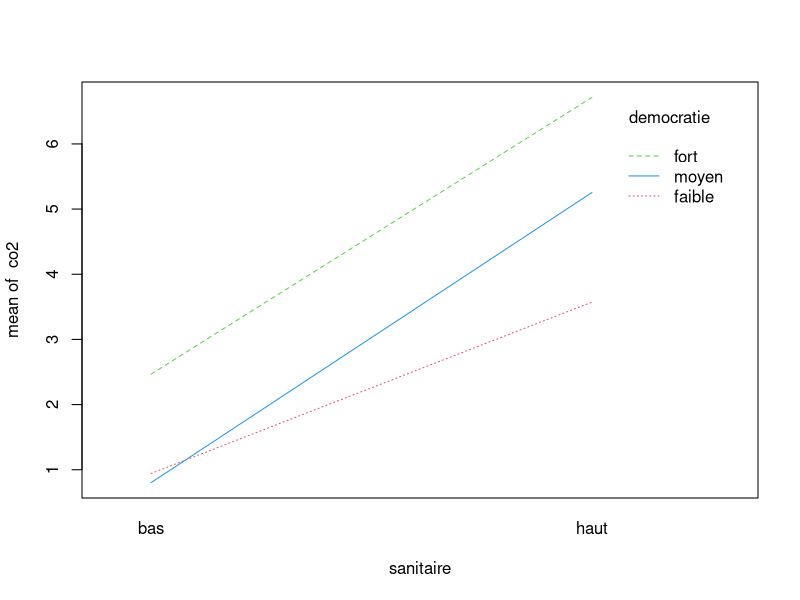

Reproduce this figure in R.
## ---- chunk 1
knitr::opts_chunk$set(echo = TRUE)
## ---- chunk 2
rm(list=ls())
## ---- chunk 3
goodlife <- read.csv("./good_life.txt", sep = "\t", header = TRUE, dec = ",")
continent <- goodlife$continent
region <- goodlife$region_monde
pays <- goodlife$pays
co2 <- goodlife$CO2
eau <- goodlife$eau
sanitaire <- as.factor(goodlife$sanitaire)
democratie <- as.factor(goodlife$democratie)
## ---- chunk 4
num_sanitaire <- as.numeric(sanitaire)
num_democratie <- as.numeric(democratie)
tab <- table(num_sanitaire,num_democratie)
chisq.test(tab)
## ---- chunk 5
chisq.test(tab)$expected
## ---- chunk 6
fisher.test(tab)
## ---- chunk 7
xtabs(~ sanitaire + democratie)
## ---- chunk 8
interaction.plot(sanitaire, democratie, co2, col = 2:4)
## ---- chunk 9
lm1 <- lm(co2 ~ democratie + sanitaire + (democratie:sanitaire) )
anova(lm1)
## ---- chunk 10
lm1b <- lm(co2~democratie+sanitaire)
summary(lm1b)
## ---- chunk 11
lm2 <- lm(co2~sanitaire+democratie + sanitaire:democratie)
summary(lm2)
## ---- chunk 12
sqrt((192.755 - 6.786)/2) #sigma_democratie
sqrt((313.522 - 6.786)/3) #sigma_sanitaire
sqrt(6.786) #sigma_residuels

1-pf((192.755/8.142), 2, 2) #test de F pour l'effet democratie
1-pf((313.522/8.142), 1, 2) #test de F pour l'effet sanitaire 
